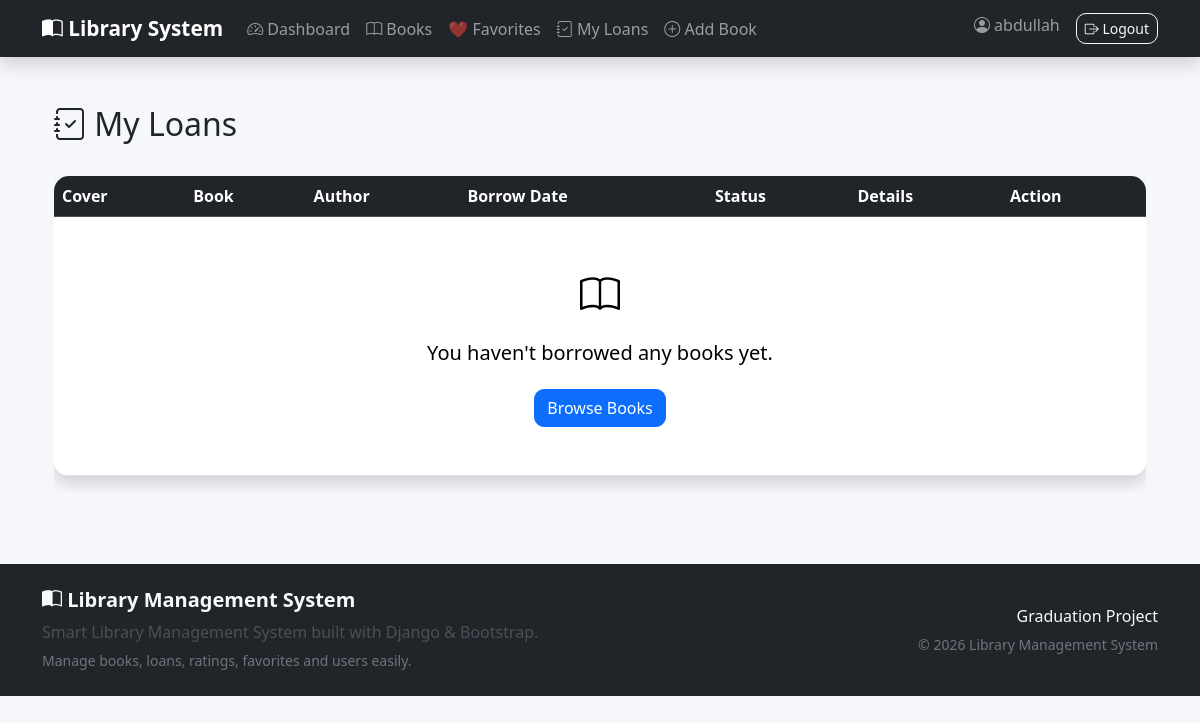
The app's page /loan/ (signed in), older data.
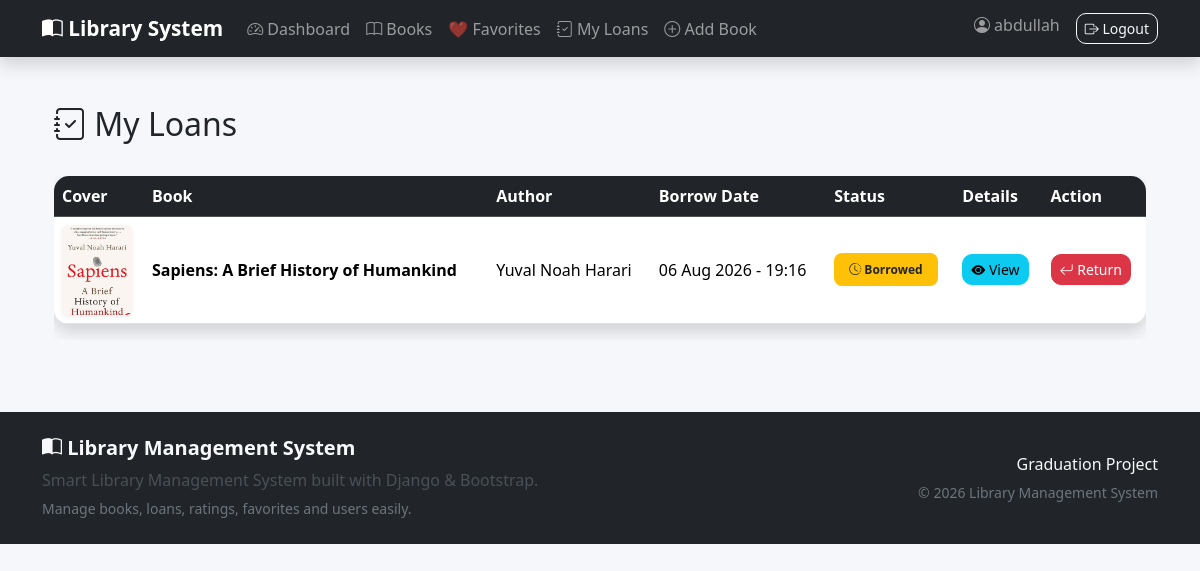
The same page, newer data.
### loan/models.py (models this page shows, shortened)
class Loan(models.Model):
    user = models.ForeignKey( User, on_delete=models.CASCADE,related_name="loans")
    book = models.ForeignKey( Book, on_delete=models.CASCADE, related_name="loans")
    borrowed_at = models.DateTimeField( auto_now_add=True )
    returned = models.BooleanField( default=False )
    returned_at = models.DateTimeField( null=True, blank=True)
    class Meta:
        ordering = ["-borrowed_at"]

### books/models.py (models this page shows, shortened)
class Book(models.Model):
    title = models.CharField( max_length=200 )
    author = models.CharField( max_length=150 )
    isbn = models.CharField( max_length=20, unique=True, null=True, blank=True)
    category = models.ForeignKey( Category, on_delete=models.CASCADE )
    publish_date = models.DateField( null=True, blank=True )
    quantity = models.PositiveIntegerField( default=1 )
    available_quantity = models.PositiveIntegerField( default=1 )
    cover = models.ImageField( upload_to=upload_image, blank=True, null=True )
    description = models.TextField( blank=True)
    language = models.CharField( max_length=100, default="English",blank=True )
    pages = models.PositiveIntegerField( null=True, blank=True )
    created_at = models.DateTimeField( auto_now_add=True )

### loan/views.py (the view)
# urls.py: path( "", views.my_loans, name="my_loans"),
@login_required
def my_loans(request):
    loans = Loan.objects.filter( user=request.user ).select_related( "book" ).order_by( "-borrowed_at" )
    return render( request, "loan/my_loans.html",{ "loans": loans })

### loan/templates/loan/my_loans.html (shortened to what this page needs)
{% extends "base.html" %}
{%block content %}
<div class="container py-4">
	<div class="d-flex justify-content-between align-items-center mb-4">
		<h2>
			<i class="bi bi-journal-check"></i>
			My Loans
		</h2>
	</div>
	<div class="table-responsive">
		<table class="table table-hover align-middle shadow">
			<thead class="table-dark">
				<tr>
					<th>Cover</th>
					<th>Book</th>
					<th>Author</th>
					<th>Borrow Date</th>
					<th>Status</th>
					<th>Details</th>
					<th>Action</th>
				</tr>
			</thead>
			<tbody>
				{% for loan in loans %}
				<tr>
					<td width="90">
						{% if loan.book.cover %}
						<img
							src="{{ loan.book.cover.url }}"
							class="rounded shadow-sm"
							style="width: 70px; height: 90px; object-fit: cover" />
						{% else %}
						<img
							src="https://via.placeholder.com/70x90?text=Book"
							class="rounded" />
						{% endif %}
					</td>
					<td>
						<strong>{{ loan.book.title }}</strong>
					</td>
					<td>{{ loan.book.author }}</td>
					<td>{{ loan.borrowed_at|date:"d M Y - H:i" }}</td>
					<td>
						{% if loan.returned %}
						<span class="badge bg-success">
							<i class="bi bi-check-circle-fill"></i>
							Returned
						</span>
						{% else %}
						<span class="badge bg-warning text-dark">
							<i class="bi bi-clock-history"></i>
							Borrowed
						</span>
						{% endif %}
					</td>
					<td>
						<a
							href="{% url 'book_detail' loan.book.id %}"
							class="btn btn-info btn-sm">
							<i class="bi bi-eye-fill"></i>
							View
						</a>
					</td>
					<td>
						{% if not loan.returned %}
						<a
							href="{% url 'return_book' loan.id %}"
							class="btn btn-danger btn-sm">
							<i class="bi bi-arrow-return-left"></i>
							Return
						</a>
						{% else %}
						<button class="btn btn-success btn-sm" disabled>
							<i class="bi bi-check2-circle"></i>
							Done
						</button>
						{% endif %}
					</td>
				</tr>
				{% empty %}
				<tr>
					<td colspan="7" class="text-center py-5">
						<i class="bi bi-book fs-1"></i>
						<h5 class="mt-3">You haven't borrowed any books yet.</h5>
						<a href="{% url 'books' %}" class="btn btn-primary mt-3">
							Browse Books
						</a>
					</td>
				</tr>
				{% endfor %}
			</tbody>
		</table>
	</div>
</div>
{% endblock %}

Row changes from the older to the newer data that the page shows:
added Loan: book.cover (picture), book "Sapiens: A Brief History of Humankind", book.author "Yuval Noah Harari", borrowed_at "06 Aug 2026 - 19:16", returned False (drawn)
Text that changed along with them:
text no longer shown: "You haven't borrowed any books yet. Browse Books"
